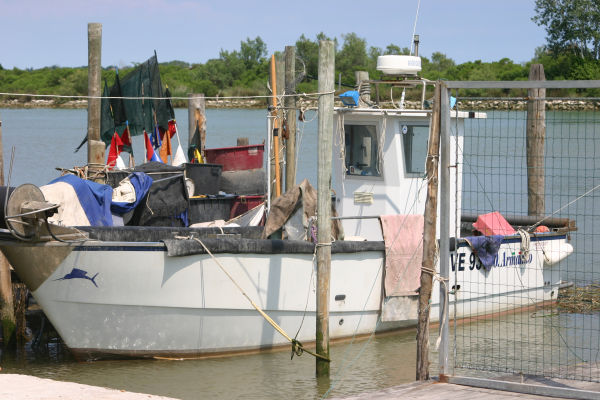
#> input picture python-libraries/numpy/boat.jpg, 600 x 400 px
$ python pad-image.py
#> lines starting #> are read from the running program, lines starting #| are printed output that depends on the picture
# Author:  Martin McBride
# Created: 2021-03-16
# Copyright (C) 2021, Martin McBride
# License: MIT

import numpy as np
from PIL import Image

img_in = Image.open('boat.jpg')
#> img_in is the input picture: PIL image 600x400 RGB; mean R, G, B 143.2, 144.1, 140.7
array = np.array(img_in)

padded_array = np.empty([600, 700, 3], dtype=np.uint8)
padded_array[:, :] = np.array([0, 64, 128])
padded_array[50:450, 80:680] = array
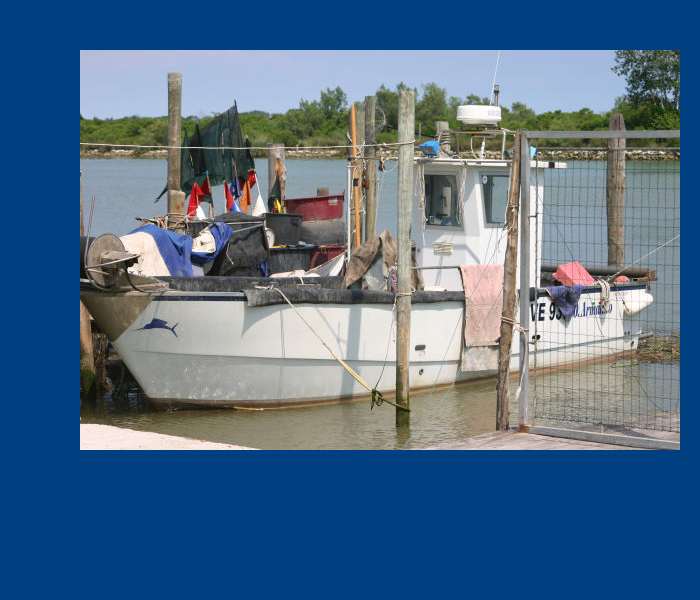
#> padded_array: shape (600, 700, 3); mean R, G, B 81.8, 109.8, 135.2

img_out = Image.fromarray(padded_array)
img_out.save('padded-boat.jpg')
